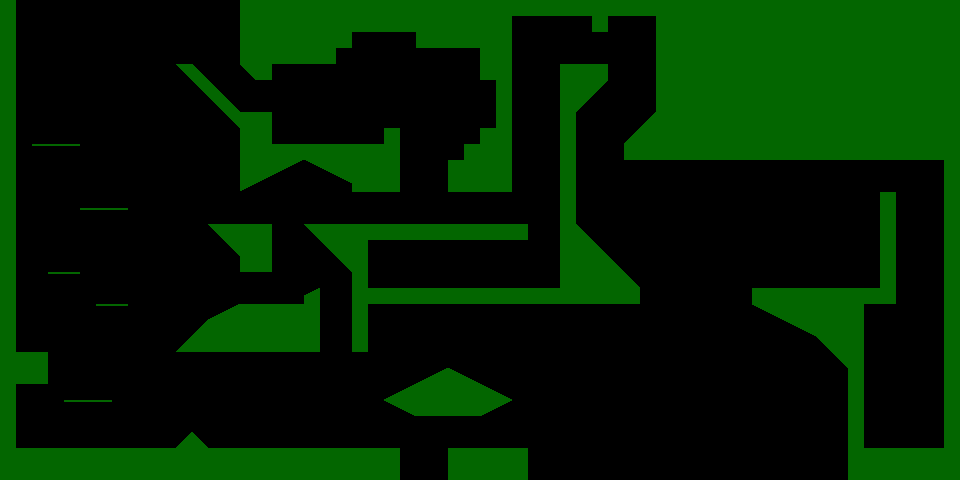

The image is a tile-based game level rendered from a .tmx file. Its description and source (layers, tilesets, objects; grid data summarised) follow:
An orthogonal 60x30 tile map with 16x16 px tiles, 2 tile layers (world, platforms), 2 tilesets and 25 objects.

<map version="1.0" orientation="orthogonal" renderorder="right-down" width="60" height="30" tilewidth="16" tileheight="16" nextobjectid="43">
 <tileset firstgid="1" source="tilesets/blockout.tsx" />
 <tileset firstgid="257" source="tilesets/objects.tsx" />
 <layer name="world" width="60" height="30">
  <data>[1800 cells, 605 non-empty, 18 distinct tile ids]</data>
 </layer>
 <layer name="platforms" width="60" height="30">
  <properties>
   <property name="unity:layer" value="Platforms" />
  </properties>
  <data>[1800 cells, 13 non-empty, 1 distinct tile ids]</data>
 </layer>
 <objectgroup name="objects">
  <object id="3" gid="263" x="32" y="448" width="16" height="16" />
  <object id="10" gid="260" x="880" y="448" width="16" height="16" />
  <object id="12" gid="257" x="112" y="432" width="16" height="16" />
  <object id="13" gid="257" x="144" y="432" width="16" height="16" />
  <object id="14" gid="257" x="80" y="432" width="16" height="16" />
  <object id="15" gid="258" x="416" y="464" width="16" height="16" />
  <object id="17" gid="257" x="96" y="432" width="16" height="16" />
  <object id="18" gid="257" x="128" y="432" width="16" height="16" />
  <object id="19" gid="257" x="144" y="400" width="16" height="16" />
  <object id="20" gid="258" x="32" y="352" width="16" height="16" />
  <object id="22" gid="258" x="112" y="48" width="16" height="16" />
  <object id="23" gid="258" x="384" y="64" width="16" height="16" />
  <object id="24" gid="258" x="304" y="208" width="16" height="16" />
  <object id="25" gid="269" x="48" y="144" width="16" height="16" />
  <object id="26" gid="264" x="240" y="304" width="16" height="16" />
  <object id="27" gid="261" x="272" y="304" width="16" height="16" />
  <object id="31" gid="266" x="496" y="224" width="16" height="16" />
  <object id="32" gid="262" x="320" y="144" width="16" height="16" />
  <object id="33" gid="265" x="256" y="112" width="16" height="16" />
  <object id="34" gid="270" x="176" y="64" width="16" height="16" />
  <object id="35" gid="265" x="352" y="224" width="16" height="16" />
  <object id="36" gid="271" x="384" y="272" width="16" height="16" />
  <object id="37" gid="267" x="592" y="64" width="16" height="16" />
  <object id="41" gid="268" x="880" y="192" width="16" height="16" />
  <object id="42" gid="272" x="688" y="208" width="16" height="16" />
 </objectgroup>
</map>
